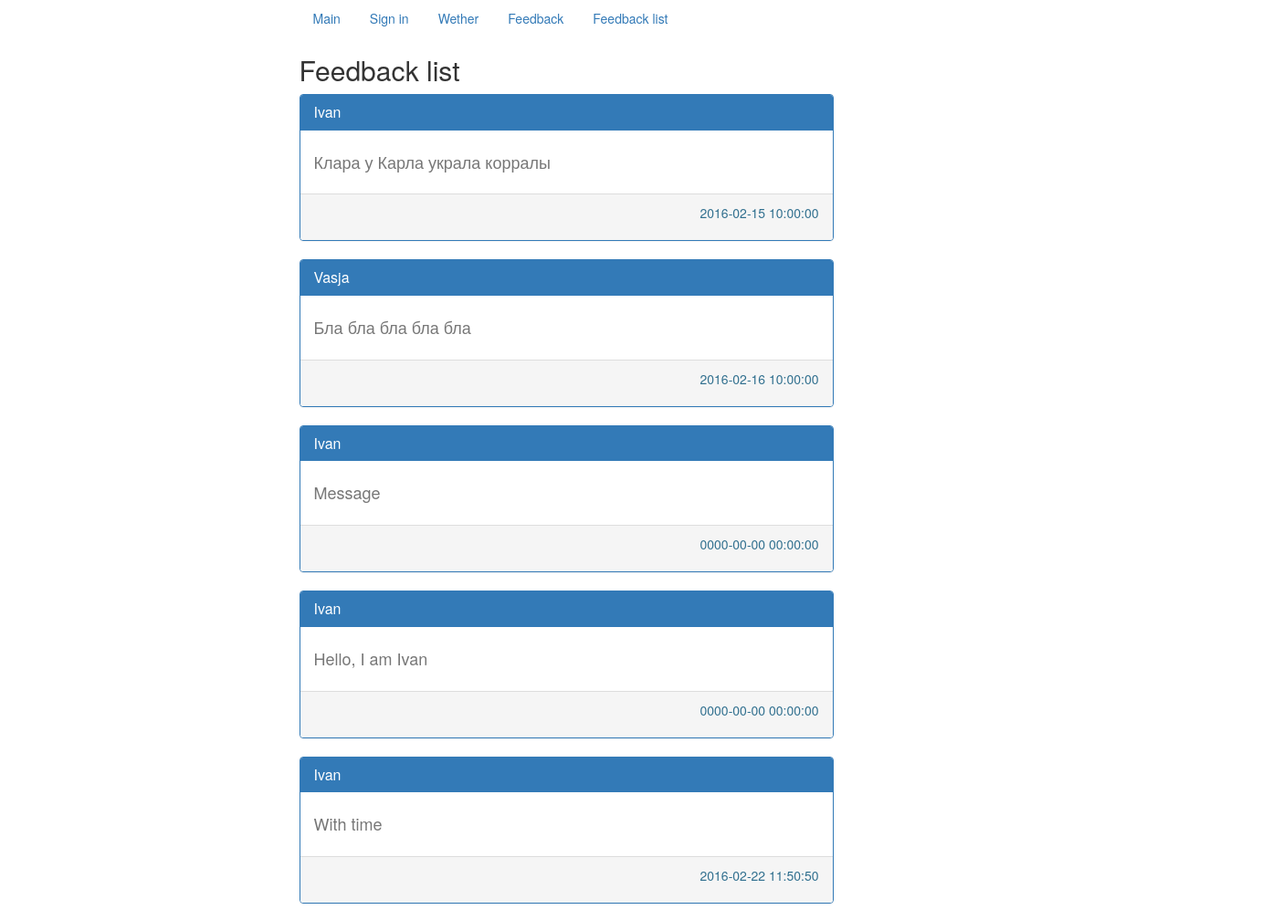
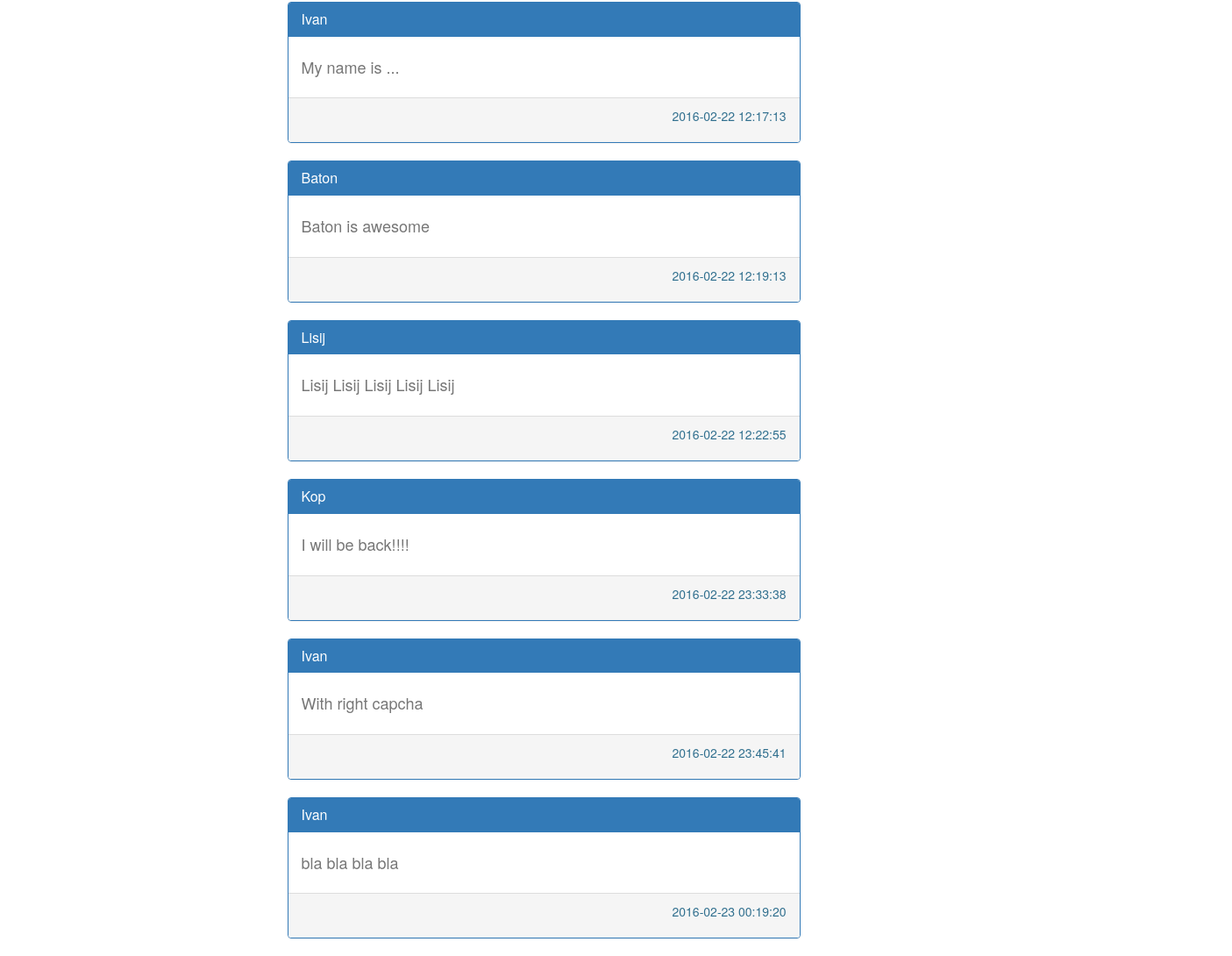
The page /feedback_list (signed in) on the database its author committed (2 pictures, top to bottom).
### tables this page shows
CREATE TABLE `feedback` (
  `id` int(11) NOT NULL AUTO_INCREMENT,
  `user_id` int(11) NOT NULL,
  `message` text,
  `time` datetime NOT NULL,
  PRIMARY KEY (`id`),
  KEY `fk_user_id_idx` (`user_id`),
  CONSTRAINT `fk_user_id` FOREIGN KEY (`user_id`) REFERENCES `users` (`id`) ON UPDATE CASCADE
);

CREATE TABLE `users` (
  `id` int(11) NOT NULL AUTO_INCREMENT,
  `name` varchar(45) NOT NULL,
  `surename` varchar(45) NOT NULL,
  `password` varchar(100) NOT NULL,
  `email` varchar(45) NOT NULL,
  `sex` enum('male','female') DEFAULT NULL,
  `birthday` date DEFAULT NULL,
  PRIMARY KEY (`id`),
  UNIQUE KEY `email_UNIQUE` (`email`)
);

### application/core/view.php (called while the page is built)
<?php
class View
{
	function generate($content_view, $template_view, $data = null)
	{
		include 'application/views/'.$template_view;
	}
}

### application/controllers/controller_feedback_list.php (called while the page is built, shortened)
<?php
class Controller_feedback_list extends Controller
{
    function __construct()
    {
        $this->view = new View();
        $this->model = new Model_Feedback_List();
    }
    function action_index()
    {
        $data = $this->model->getFeedback();
        $this->view->generate('feedback_list_view.php', 'template_view.php', $data);
    }
}

### application/bootstrap.php (called while the page is built, shortened)
<?php
require_once 'core/view.php';
require_once 'core/route.php';
Route::start();

### index.php (called while the page is built, shortened)
<?php
require_once 'application/bootstrap.php';

### application/models/model_feedback_List.php (called while the page is built, shortened)
<?php
class Model_Feedback_List extends Model
{
    function getFeedback() {
        $set = array();
        $i = 0;
        global $connection;
        $this->dbConnection = $connection;
        $this->dbConnection->query('SET NAMES utf8');
        $statement = $this->dbConnection->query('SELECT users.name, feedback.message, feedback.time from users, feedback WHERE users.id = feedback.user_id');
        $statement->setFetchMode(PDO::FETCH_ASSOC);
        while ($row = $statement->fetch())
        {
            $set[$i++] = $row;
        }
        return $set;
    }
}

### application/views/feedback_list_view.php (the view, shortened to what this page needs)
<?php
if (isset($_SESSION['user_login'])) {
    ?>
    <h2>Feedback list</h2>
    <?php
    foreach ($data as $elements) {
        ?>
        <div class="container">
            <div class="row">
                <div class="col-xs-12 col-sm-8 col-md-6">
                    <div class="row">
                        <div class="panel panel-primary">
                            <div class="panel-heading">
                                <h3 class="panel-title">
                                    <?= $elements['name'] ?>
                                </h3>
                            </div>
                            <div class="panel-body">
                                <h4><p class="text-muted"><?= $elements['message'] ?></p></h4>
                            </div>
                            <div class="panel-footer">
                                <p class="text-right text-info"><?= $elements['time'] ?></p>
                            </div>
                        </div>
                    </div>
                </div>
            </div>
        </div>
        <?php
    }
} ?>

### application/core/route.php (shortened to what this page needs)
<?php
class Route
{
	static function start()
	{
		$action_name = 'index';
		$action_name = 'action_'.$action_name;
		$controller = new $controller_name;
		$action = $action_name;
		if(method_exists($controller, $action))
		{
			$controller->$action();
		}
		else
		{
			Route::ErrorPage404();
		}
	}
}

### application/views/template_view.php (shortened to what this page needs)
<html xmlns="http://www.w3.org/1999/xhtml">
<head>
    <link rel="stylesheet" type="text/css" href="/css/bootstrap.min.css"/>
</head>
<body>
<div class="container">
    <div class="row">
        <div class="col-md-8">
            <ul class="nav nav-pills">
                <li><a href="/">Main</a></li>
                <li><a href="/login">Sign in</a></li>
                <li><a href="/weather">Wether</a></li>
                <li><a href="/feedback">Feedback</a></li>
                <li><a href="/feedback_list">Feedback list</a></li>
            </ul>
        </div>
    </div>
    <div class="row">
        <div class="col-md-2"></div>
        <div class="col-md-8">
            <?php include 'application/views/' . $content_view; ?>
        </div>
        <div class="col-md-2"></div>
    </div>
</div>
</body>
</html>

### rows shown on the page
feedback: user.name "Ivan", message "Клара у Карла украла корралы", time "2016-02-15 10:00:00"
feedback: user.name "Vasja", message "Бла бла бла бла бла", time "2016-02-16 10:00:00"
feedback: user.name "Ivan", message "Message", time "0000-00-00 00:00:00"
feedback: user.name "Ivan", message "Hello, I am Ivan", time "0000-00-00 00:00:00"
feedback: user.name "Ivan", message "With time", time "2016-02-22 11:50:50"
feedback: user.name "Ivan", message "My name is ...", time "2016-02-22 12:17:13"
feedback: user.name "Baton", message "Baton is awesome", time "2016-02-22 12:19:13"
feedback: user.name "Lisij", message "Lisij Lisij Lisij Lisij Lisij", time "2016-02-22 12:22:55"
feedback: user.name "Kop", message "I will be back!!!!", time "2016-02-22 23:33:38"
feedback: user.name "Ivan", message "With right capcha", time "2016-02-22 23:45:41"
feedback: user.name "Ivan", message "bla bla bla bla", time "2016-02-23 00:19:20"
